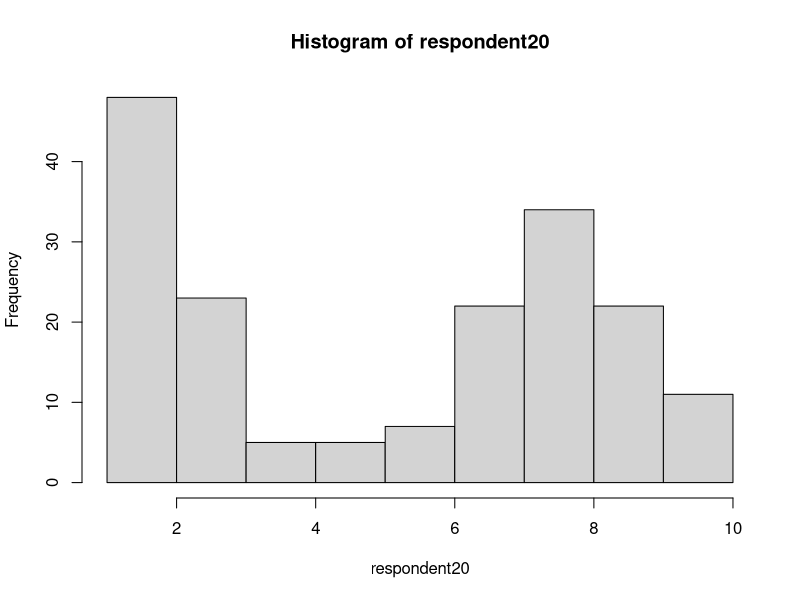
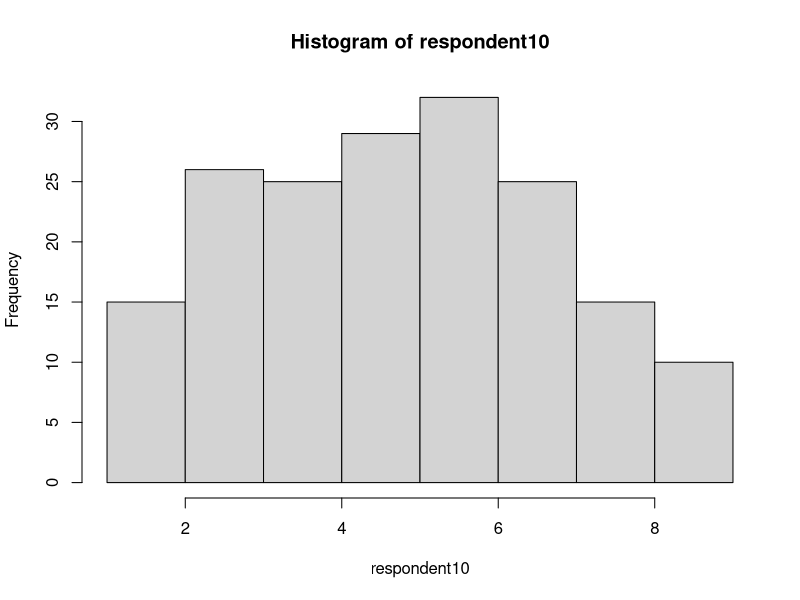
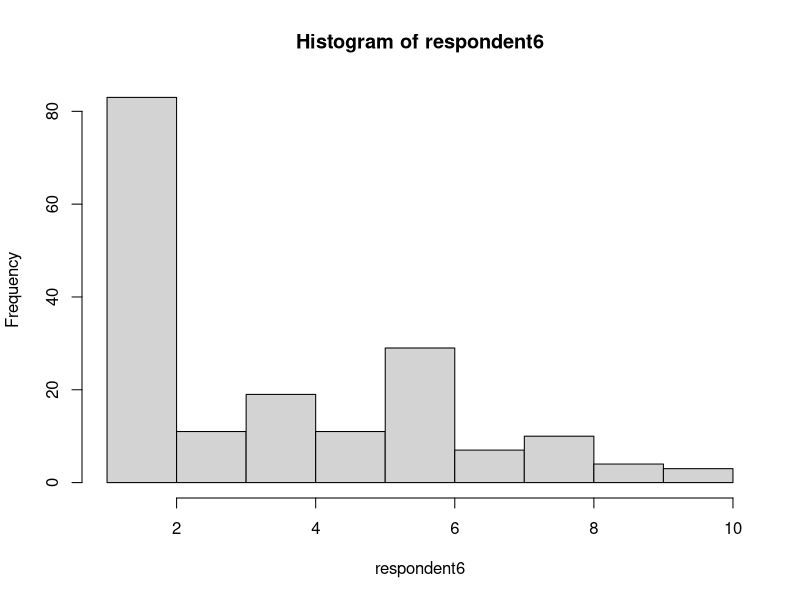
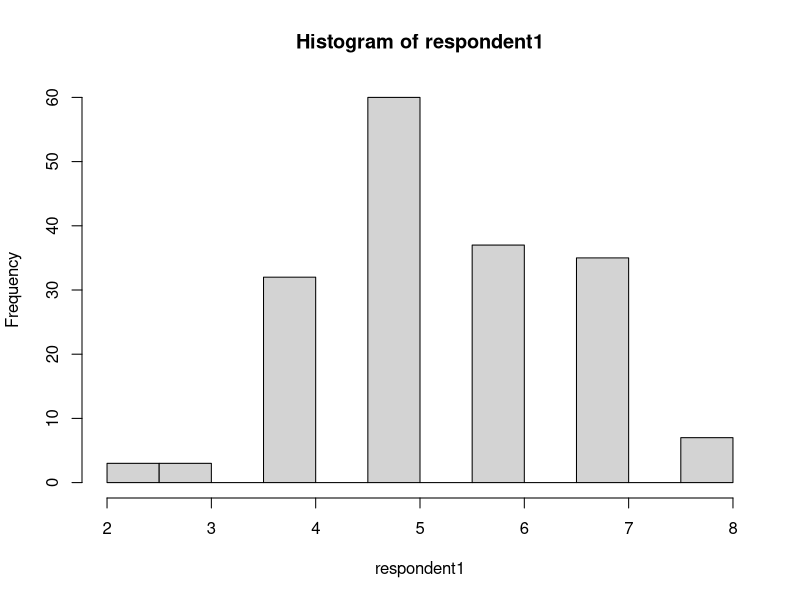
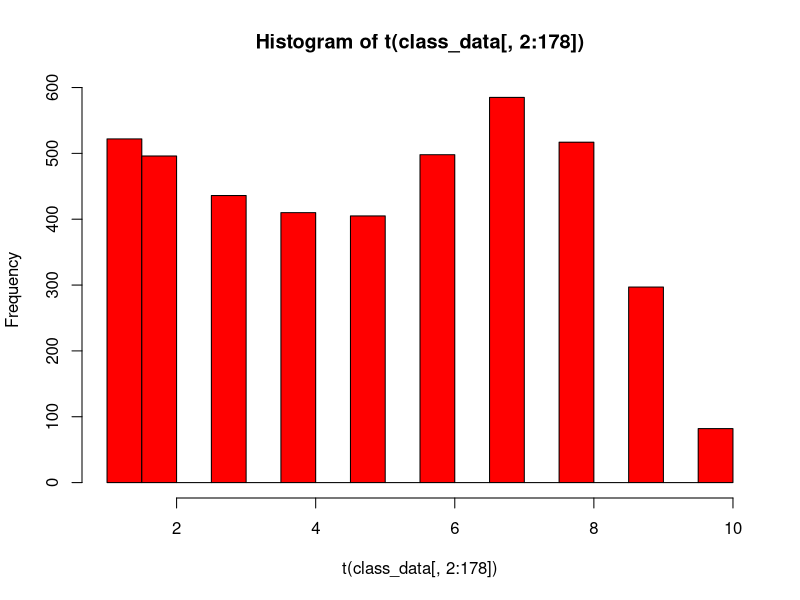

Source code (R) for these figures, in order: (Note: this script raises an error after producing the figures.)
#Experimentation in Psychology and Linguistics assignment 1 part 2


#################Questions####################
#Compare responses to two groups of stimuli
#Did participants tend to agree with each other?
#Are the 2 groups of stimuli homogenous?
#Do they contrast strongly?
##############################################

require(ggplot2)
data <- read.csv("raw_data_assignment1.csv", header= TRUE)

#Create a vector which contains the indexes of similar word pairs
sim_index <- c(2,3,9,10,14,16:22,24,27,29)

#Create 2 seperate datasets of similar and dissimilar word pairs
similar_data <- data[,sim_index]
dissimilar_data <- data[,-(sim_index)]

#apply statistical methods
sim_analysis <- as.data.frame(apply(similar_data,2, mean)) #Caluclate the mean of results
names(sim_analysis) <- c("mean")
sim_analysis$sd <- apply(similar_data,2, sd) #Caluclate the sd of results
total_sim <- c(mean(sim_analysis$mean), mean(sim_analysis$sd)) #Caluclate the average mean and sd of results


dissim_analysis <- as.data.frame(apply(dissimilar_data,2, mean)) #Caluclate the mean of results
names(dissim_analysis) <- c("mean")
dissim_analysis$sd <- apply(dissimilar_data,2, sd) #Caluclate the sd of results
total_dissim <- c(mean(dissim_analysis$mean), mean(dissim_analysis$sd)) #Caluclate the average mean and sd of results

#Check whether participants correlate in responses
cor(t(similar_data))
cor(t(dissimilar_data))

#Check whether group significantly differ
cor.test(colMeans(similar_data), colMeans(dissimilar_data)) #low correlation
t.test(similar_data, dissimilar_data) # low p-value

##########################################################################################################################################################
################################################## Lab Session 2 practicals ##############################################################################
##########################################################################################################################################################

#Load response data of first lab session with too many word pairs
class_data <- read.csv("Similarity_judgements_INFOMEPL - Form Responses 1.csv",header = TRUE)

#Pick random participant data and make a histogram out of it
respondent20 <- t(class_data[20,2:178])
hist(respondent20)

respondent10 <- t(class_data[10,2:178])
hist(respondent10)

respondent6 <- t(class_data[6,2:178])
hist(respondent6)

#Random respondence, not correlated to other students, Histogram is very weird. Clearly outlier data.
respondent1 <- t(class_data[1,2:178])
hist(respondent1)

#Create a histogram of all the responses
hist(t(class_data[,2:178]), col = "red")

t.test(respondent20,respondent11)
plot(respondent20, respondent11)
cor.test(respondent6,respondent10)

#Create a correlation matrix of all participants
cor_matrix <- round(cor(t(class_data[,2:178])),3)
cor_matrix <- as.data.frame(cor_matrix)

#Load the wordSim sample given by Denis boi
wsdata <- read.csv("wordsim_sample.csv", header = TRUE)

#Does correlate
cor.test(respondent20, t(wsdata))

#Does not correlate
cor.test(respondent1, t(wsdata))

#Does correlate with average participant
cor.test(colMeans(class_data[,2:178]), t(wsdata))

######################################################################################################################################
######################################################################################################################################

